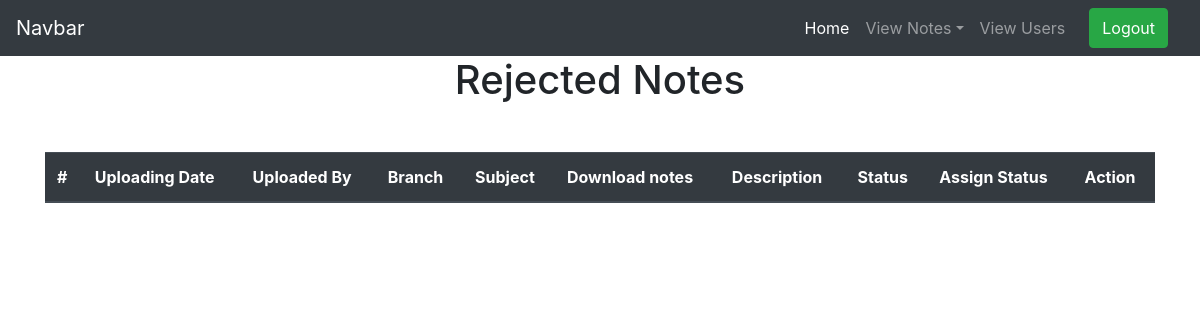
Before: /rejected_notes (signed in) with the older database file.
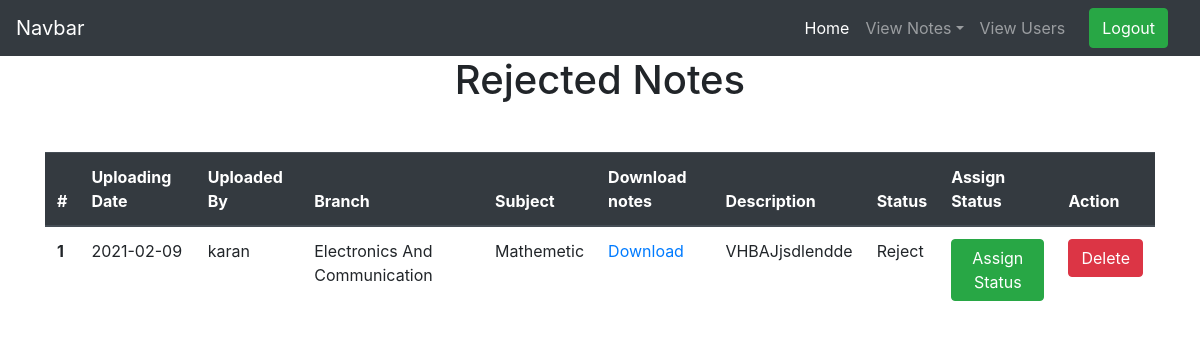
After: the same page with the newer database file.
### notes/models.py (models this page shows)
class Notes(models.Model):
    user = models.ForeignKey(User,on_delete=models.CASCADE)
    uploadingdate =models.CharField(max_length=30,null=True)
    branch =models.CharField(max_length=30)
    subject =models.CharField(max_length=30)
    notesfile =models.FileField(null=True)
    filetype =models.CharField(max_length=30)
    description =models.CharField(max_length=200,null=True)
    status =models.CharField(max_length=30)

### notes/views.py (the view)
# urls.py: path('rejected_notes',rejected_notes, name='rejected_notes'),
def rejected_notes(request):
    if not request.user.is_authenticated:
           return redirect('index')
    notes = Notes.objects.filter(status= "Reject")
    d={'notes':notes}
    return render(request,'notes/rejected_notes.html',d)

### notes/templates/notes/rejected_notes.html (shortened to what this page needs)
{% extends 'notes/admin_nav.html' %}
{% load static %}
{% block body %}
<link rel="stylesheet" href="https://cdnjs.cloudflare.com/ajax/libs/twitter-bootstrap/4.5.2/css/bootstrap.css">
<link rel="stylesheet" href="https://cdn.datatables.net/1.10.23/css/dataTables.bootstrap4.min.css">
<h1 class="text-center">Rejected Notes</h1>
<div class="container mt-5">
    <table class="table" id="example">
        <thead class="thead-dark">
          <tr>
            <th scope="col">#</th>
            <th scope="col">Uploading Date</th>
            <th scope="col">Uploaded By</th>
            <th scope="col">Branch</th>
            <th scope="col">Subject</th>
            <th scope="col">Download notes</th>
            <th scope="col">Description</th>
            <th scope="col">Status</th>
            <th scope="col">Assign Status</th>
            <th scope="col">Action</th>
          </tr>
        </thead>
        {% for i in notes %}
        <tbody>
          <tr>
            <th scope="row">{{forloop.counter }}</th>
            <td>{{i.uploadingdate}}</td>
            <td>{{i.user.username}}</td>
            <td>{{i.branch}}</td>
            <td>{{i.subject}}</td>
            <td><a href="{{i.notesfile.url}}" download>Download</a></td>
            <td>{{i.description}}</td>
            <td>{{i.status}}</td>
            <td><a href="{% url 'assign_status' i.id %}" class="btn btn-success" >Assign Status</a></td>
            <td><a href="{% url 'delete_notes' i.id %}" class="btn btn-danger" onclick="return confirm('Are You Sure')">Delete</a></td>
          </tr>
        </tbody>
        {% endfor %}
      </table>
</div>
{% endblock %}

Changed rows visible on the page:
added Notes: uploadingdate "2021-02-09", user.username "karan", branch "Electronics And Communication", subject "Mathemetic", description "VHBAJjsdlendde", status "Reject"
